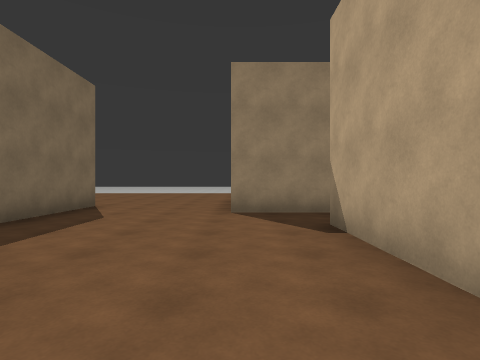
View 1 (above)

19 first-person views from a walk through a Unity game level. The camera is 1.3 m above the floor, looks level and sees 80° across. The floor is counted in squares, 2 m on a side. Each view is taken from the middle of a square. On the plan, view 1 faces up. The plan holds only what a view shows up to about 9 squares ahead; the rest is blank. The place goes on beyond the plan. The player is left out. Surface patterns are stand-ins for the level's own textures.

View 2
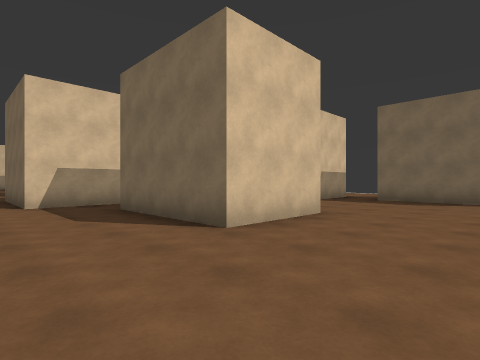

View 3
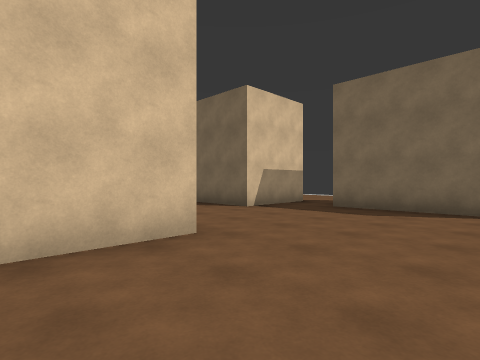

View 4
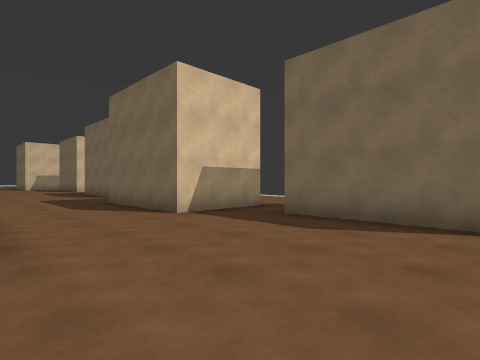

View 5
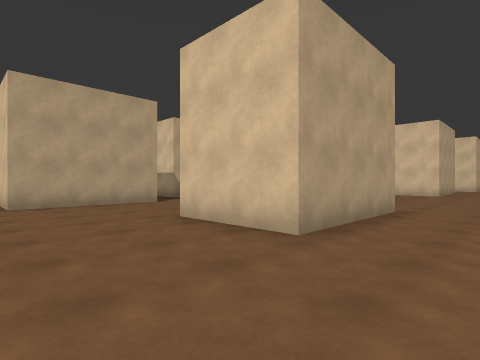

View 6
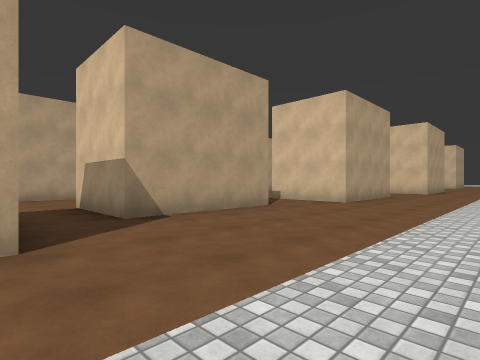

View 7
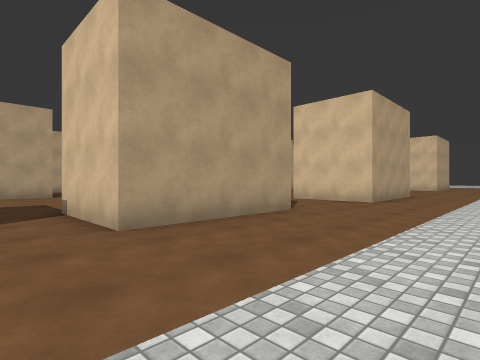

View 8
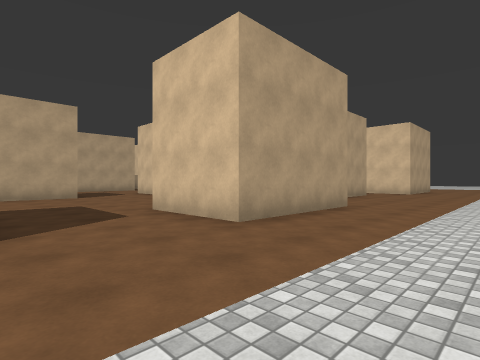

View 9
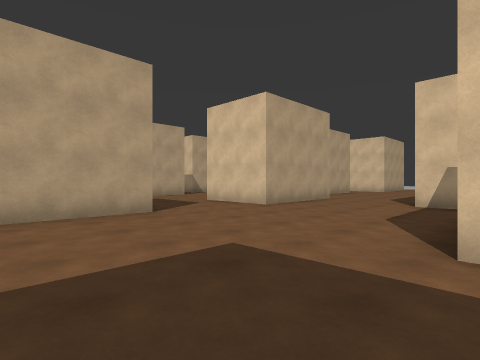

View 10
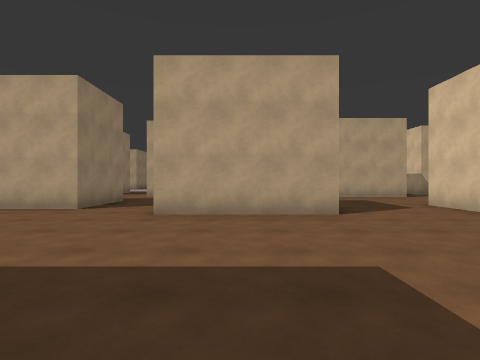

View 11
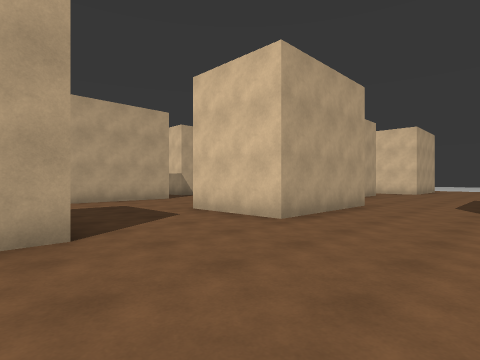

View 12
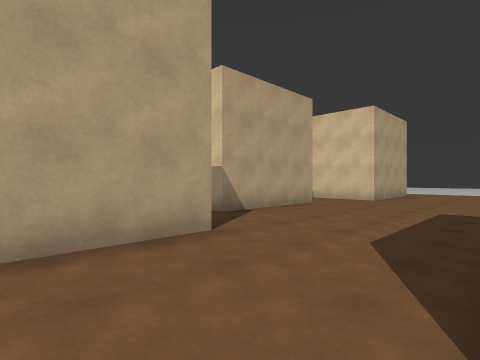

View 13
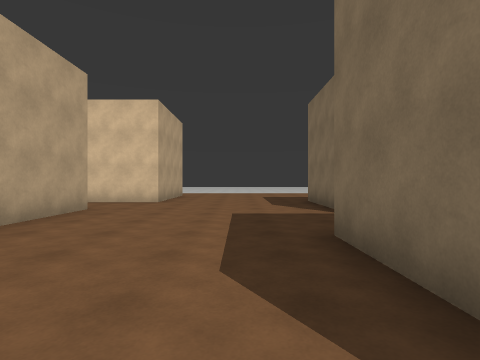

View 14
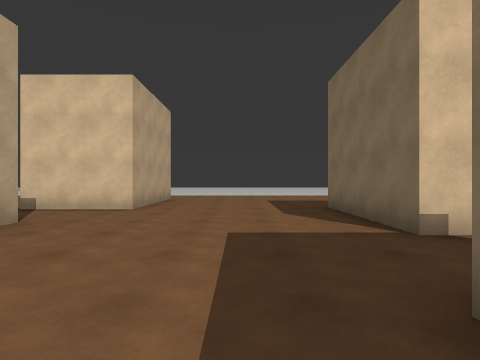

View 15
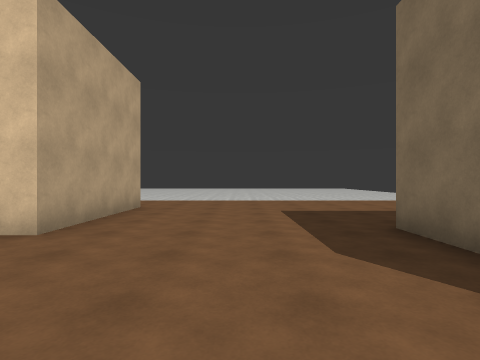

View 16
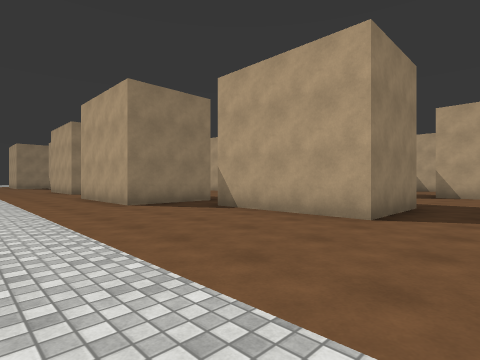

View 17
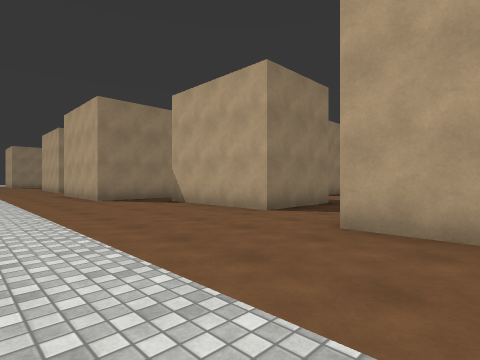

View 18
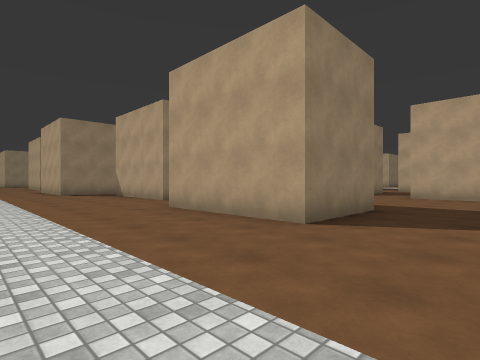

View 19
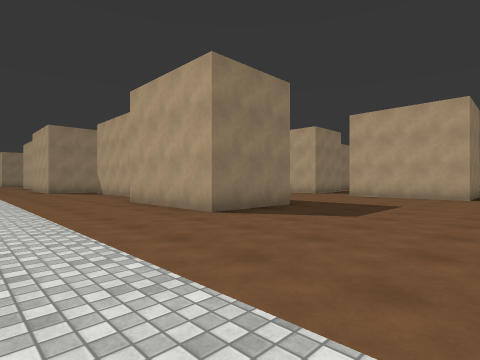

### Floor plan
Points are (right, up) in squares from view 1. A wall is a line through its corners. A room is listed if a view was taken in it or the views show most of it. See-through windows are left out.
Room 1 (views 1, 2, 3, 4, 5)
walls: (-6.1, 5.6) (-6.1, 7.1) (-3.6, 7.1) (-3.6, 3.6); (-4.2, 2.1) (-2.1, 2.1) (-2.1, -0.4); (1.9, 5.7) (-0.2, 5.7) (-0.2, 9.2); (1.3, 1.5) (1.3, 4.2); (-10.6, 5.1) (-9.1, 5.1); (-10.6, 9.6) (-10.6, 6.6)
ways out: opening at (-11, 6) to room 2; opening at (-7.5, 4.5) to room 2; opening at (-4, 3) to room 2; opening at (2, 5)
Room 2 (views 6, 7, 8, 9, 10, 11, 12, 13, 14, 15, 16, 17, 18, 19)
walls: (-10.5, -10.4) (-13.1, -10.4) (-13.1, -6.9) (-10.5, -6.9); (-10, -11.9) (-9, -11.9); (-9.1, -13.2) (-9.1, -15.4) (-11.6, -15.4) (-11.6, -11.9); (-6.1, -13.4) (-6.1, -9.9) (-3.5, -9.9); (-5.6, -6.9) (-5.6, -3.4); (-12.6, -3.9) (-12.6, -0.4) (-10.1, -0.4); (-10.8, -17.4) (-10.1, -17.4) (-10.1, -20.9) (-12.6, -20.9) (-12.6, -17.2); (-0.2, -10) (-0.2, -8.2); (-4.6, -18.4) (-4.6, -14.9); (-2.1, -1.4) (-4.6, -1.4) (-4.6, 0.4); (-11.6, 1.6) (-11.6, 5.1) (-10.6, 5.1); (-6.1, 3.6) (-6.1, 5.6); (-5.6, -23.9) (-5.6, -20.4) (-3.1, -20.4); (-9.1, 5.1) (-9.1, 1.6)
ways out: opening at (-11, 6) to room 1; opening at (-7.5, 4.5) to room 1; opening at (-4, 3) to room 1; opening at (-6.5, -24.5); opening at (-3.5, -19.5); opening at (-3.5, -2.5); opening at (-1.5, -7.5)

Positions as (right, up) in squares from view 1, and headings:
1: (0, 0), facing up
2: (-1, 10), facing down-left
3: (-4, 10), facing down-left
4: (-6, 10), facing down-left
5: (-8, 10), facing down-right
6: (-16, 7), facing down-right
7: (-16, 1), facing down-right
8: (-16, -4), facing down-right
9: (-11, -4), facing down-right
10: (-11, -5), facing right
11: (-9, -6), facing down-right
12: (-9, -11), facing down-right
13: (-8, -12), facing down
14: (-8, -14), facing down
15: (-8, -17), facing down
16: (-16, -17), facing up-right
17: (-16, -19), facing up-right
18: (-16, -23), facing up-right
19: (-16, -25), facing up-right
